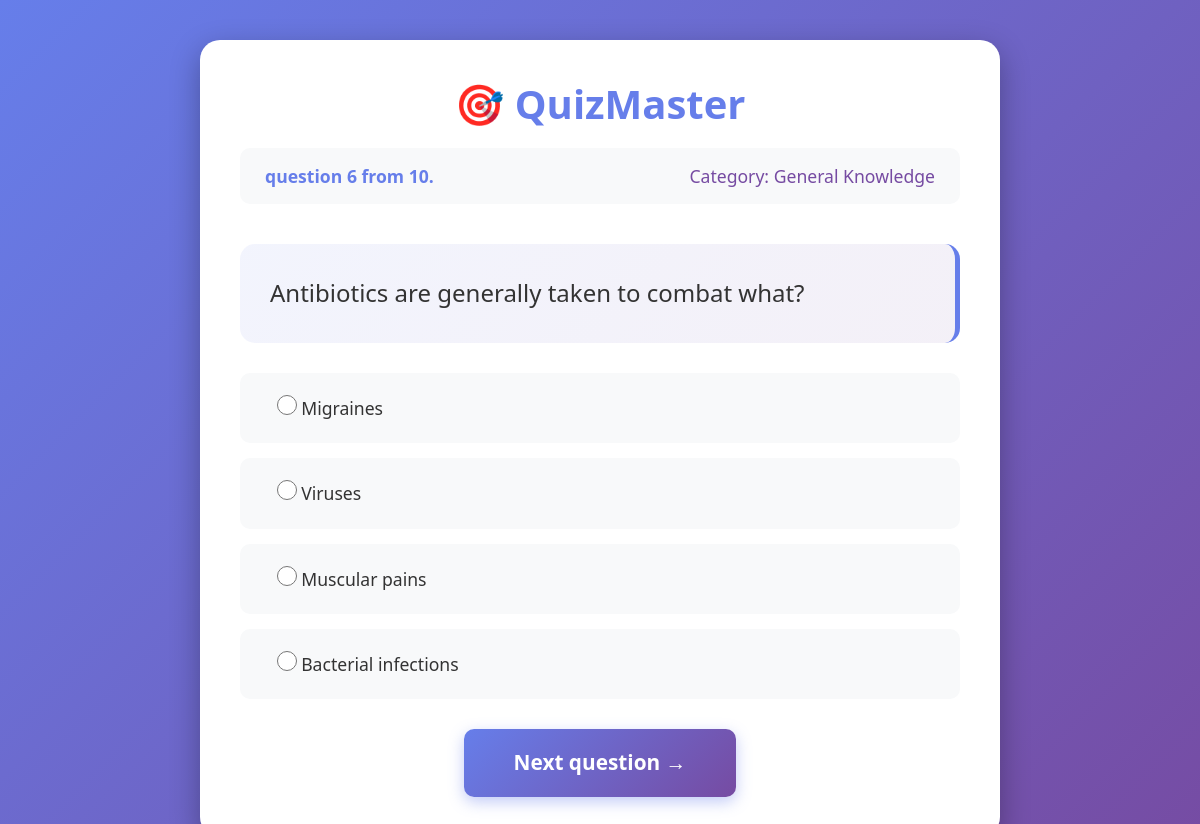
The page /quiz/6/question/6/ on the database its author committed.
### competition_app/models.py (models this page shows, shortened)
class QuizSession(models.Model):
    user = models.ForeignKey(settings.AUTH_USER_MODEL, on_delete= models.CASCADE, null= True, blank= True)
    category = models.ForeignKey(Category, on_delete= models.CASCADE)
    questions = models.ManyToManyField(Question)
    score = models.IntegerField()
    total_question = models.IntegerField()
    created_at = models.DateTimeField(auto_now_add= True)
    completed_at = models.DateTimeField(null= True, blank= True)
    is_completed = models.BooleanField(default= False)

class Category(models.Model):
    name = models.CharField(max_length= 25)
    category_id = models.IntegerField(unique= True)

class Question(models.Model):
    category = models.ForeignKey(Category, on_delete= models.CASCADE)
    question = models.TextField()
    difficulty = models.CharField(max_length=10)
    type = models.CharField(max_length=10)

class Answer(models.Model):
    question = models.ForeignKey(Question, on_delete= models.CASCADE)
    answer_text = models.TextField()
    is_correct = models.BooleanField()

### competition_app/views.py (the view, shortened to what this page needs)
# urls.py: path("quiz/<int:quiz_id>/question/<int:num>/", quiz_question, name= "quiz_question"),
@csrf_exempt
def quiz_question(request, quiz_id, num):
    quiz_session = QuizSession.objects.get(id=quiz_id)
    questions = quiz_session.questions.all().order_by('id')
    question = questions[num - 1]
    answers = Answer.objects.filter(question=question)
    if request.method == "GET":
        context = {
            'quiz_session': quiz_session,
            'question': question,
            'answers': answers,
            'num': num,
        }
        return render(request, 'competition_app/quiz_question.html', context)

### competition_app/templates/competition_app/quiz_question.html (shortened to what this page needs)
{% load static %}
<!DOCTYPE html>
<html lang="en" xmlns="http://www.w3.org/1999/html">
<head>
    <link href="https://cdn.jsdelivr.net/npm/bootstrap@5.3.0/dist/css/bootstrap.min.css" rel="stylesheet">
    <link rel="stylesheet" href="{% static 'competition_app/quiz_question.css' %}">
</head>
<body>
    <div class="container">
        <div class="quiz-container">
            <div class="header">
                <h1>🎯 QuizMaster</h1>
                <div class="progress-info">
                    <span class="question-number">question {{ num }} from 10.</span>
                    <span class="category-name">Category: {{ quiz_session.category.name }}</span>
                </div>
            </div>
            <div class="question-box">
                <h2 class="question-text">{{ question.question }}</h2>
            </div>
            <form method="POST" class="answers-form">
                <div class="answers-container">
                    {% for answer in answers %}
                    <div class="answer-option">
                        <input type="radio"
                               name="answer_id"
                               value="{{ answer.id }}"
                               id="answer_{{ answer.id }}"
                               required>
                        <label for="answer_{{ answer.id }}">
                            {{ answer.answer_text }}
                        </label>
                    </div>
                    {% endfor %}
                </div>
                <div class="submit-container">
                    {% if num == 10 %}
                        <button type="submit" class="submit-btn">see the result</button>
                    {% else %}
                        <button type="submit" class="submit-btn">Next question →</button>
                    {% endif %}
                </div>
            </form>
        </div>
    </div>
</body>
</html>

### competition_app/static/competition_app/quiz_question.css (style rules this page uses)
body { background: linear-gradient(135deg, #667eea 0%, #764ba2 100%); min-height: 100vh; font-family: 'Segoe UI', Tahoma, Geneva, Verdana, sans-serif; padding: 20px; }
.container { max-width: 800px; margin: 0 auto; padding: 20px 0; }
.quiz-container { background: white; border-radius: 20px; padding: 40px; box-shadow: 0 10px 30px rgba(0,0,0,0.3); }
.header { text-align: center; margin-bottom: 40px; }
.header h1 { color: #667eea; font-size: 2.5rem; font-weight: bold; margin-bottom: 20px; }
.progress-info { display: flex; justify-content: space-between; background: #f8f9fa; padding: 15px 25px; border-radius: 10px; font-size: 1.1rem; color: #555; }
.question-number { font-weight: bold; color: #667eea; }
.category-name { color: #764ba2; }
.question-box { background: linear-gradient(135deg, #667eea15 0%, #764ba215 100%); padding: 30px; border-radius: 15px; margin-bottom: 30px; border-right: 5px solid #667eea; }
.question-text { font-size: 1.5rem; color: #333; line-height: 1.6; margin: 0; }
.answers-container { margin: 30px 0; }
.answer-option { background: #f8f9fa; padding: 20px; margin-bottom: 15px; border-radius: 10px; transition: all 0.3s ease; cursor: pointer; border: 2px solid transparent; }
.answer-option input[type="radio"] { margin-left: 15px; width: 20px; height: 20px; cursor: pointer; }
.answer-option label { cursor: pointer; font-size: 1.1rem; color: #333; margin: 0; flex: 1; }
.submit-container { text-align: center; margin-top: 30px; }
.submit-btn { background: linear-gradient(135deg, #667eea 0%, #764ba2 100%); color: white; border: none; padding: 18px 50px; font-size: 1.3rem; font-weight: bold; border-radius: 10px; cursor: pointer; transition: all 0.3s ease; box-shadow: 0 5px 15px rgba(102, 126, 234, 0.4); }

### rows shown on the page
QuizSession: category.name "General Knowledge"
Question: question "Antibiotics are generally taken to combat what?"
Answer: answer_text "Migraines"
Answer: answer_text "Viruses"
Answer: answer_text "Muscular pains"
Answer: answer_text "Bacterial infections"

### other values the page prints
{{ num }} "6"
